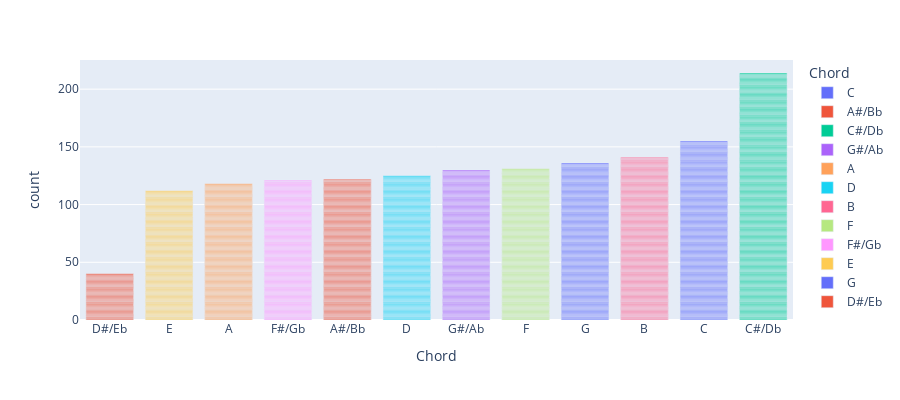

Notebook code cell kept with this figure:
### Code cell
chord = px.bar(spotify_cleaned, x='Chord', color = "Chord", height=400)
chord.update_layout(xaxis={'categoryorder':'total ascending'})
chord.show()

### Figure 1 — Plotly figure (JSON) as saved in the notebook; plotly's stock layout.template omitted (floating-point values rounded to 4 significant figures; data arrays with more than 128 entries replaced by an {"elided": "..."} marker saying what was removed)
{"data": [{"alignmentgroup": "True", "hovertemplate": "Chord=%{x}<br>count=%{y}<extra></extra>", "legendgroup": "C", "marker": {"color": "#636efa", "pattern": {"shape": ""}}, "name": "C", "offsetgroup": "C", "orientation": "v", "showlegend": true, "textposition": "auto", "type": "bar", "x": {"elided": "155 str values"}, "xaxis": "x", "y": {"elided": "155 int values"}, "yaxis": "y"}, {"alignmentgroup": "True", "hovertemplate": "Chord=%{x}<br>count=%{y}<extra></extra>", "legendgroup": "A#/Bb", "marker": {"color": "#EF553B", "pattern": {"shape": ""}}, "name": "A#/Bb", "offsetgroup": "A#/Bb", "orientation": "v", "showlegend": true, "textposition": "auto", "type": "bar", "x": ["A#/Bb", "A#/Bb", "A#/Bb", "A#/Bb", "A#/Bb", "A#/Bb", "A#/Bb", "A#/Bb", "A#/Bb", "A#/Bb", "A#/Bb", "A#/Bb", "A#/Bb", "A#/Bb", "A#/Bb", "A#/Bb", "A#/Bb", "A#/Bb", "A#/Bb", "A#/Bb", "A#/Bb", "A#/Bb", "A#/Bb", "A#/Bb", "A#/Bb", "A#/Bb", "A#/Bb", "A#/Bb", "A#/Bb", "A#/Bb", "A#/Bb", "A#/Bb", "A#/Bb", "A#/Bb", "A#/Bb", "A#/Bb", "A#/Bb", "A#/Bb", "A#/Bb", "A#/Bb", "A#/Bb", "A#/Bb", "A#/Bb", "A#/Bb", "A#/Bb", "A#/Bb", "A#/Bb", "A#/Bb", "A#/Bb", "A#/Bb", "A#/Bb", "A#/Bb", "A#/Bb", "A#/Bb", "A#/Bb", "A#/Bb", "A#/Bb", "A#/Bb", "A#/Bb", "A#/Bb", "A#/Bb", "A#/Bb", "A#/Bb", "A#/Bb", "A#/Bb", "A#/Bb", "A#/Bb", "A#/Bb", "A#/Bb", "A#/Bb", "A#/Bb", "A#/Bb", "A#/Bb", "A#/Bb", "A#/Bb", "A#/Bb", "A#/Bb", "A#/Bb", "A#/Bb", "A#/Bb", "A#/Bb", "A#/Bb", "A#/Bb", "A#/Bb", "A#/Bb", "A#/Bb", "A#/Bb", "A#/Bb", "A#/Bb", "A#/Bb", "A#/Bb", "A#/Bb", "A#/Bb", "A#/Bb", "A#/Bb", "A#/Bb", "A#/Bb", "A#/Bb", "A#/Bb", "A#/Bb", "A#/Bb", "A#/Bb", "A#/Bb", "A#/Bb", "A#/Bb", "A#/Bb", "A#/Bb", "A#/Bb", "A#/Bb", "A#/Bb", "A#/Bb", "A#/Bb", "A#/Bb", "A#/Bb", "A#/Bb", "A#/Bb", "A#/Bb", "A#/Bb", "A#/Bb", "A#/Bb", "A#/Bb", "A#/Bb"], "xaxis": "x", "y": [1, 1, 1, 1, 1, 1, 1, 1, 1, 1, 1, 1, 1, 1, 1, 1, 1, 1, 1, 1, 1, 1, 1, 1, 1, 1, 1, 1, 1, 1, 1, 1, 1, 1, 1, 1, 1, 1, 1, 1, 1, 1, 1, 1, 1, 1, 1, 1, 1, 1, 1, 1, 1, 1, 1, 1, 1, 1, 1, 1, 1, 1, 1, 1, 1, 1, 1, 1, 1, 1, 1, 1, 1, 1, 1, 1, 1, 1, 1, 1, 1, 1, 1, 1, 1, 1, 1, 1, 1, 1, 1, 1, 1, 1, 1, 1, 1, 1, 1, 1, 1, 1, 1, 1, 1, 1, 1, 1, 1, 1, 1, 1, 1, 1, 1, 1, 1, 1, 1, 1, 1, 1], "yaxis": "y"}, {"alignmentgroup": "True", "hovertemplate": "Chord=%{x}<br>count=%{y}<extra></extra>", "legendgroup": "C#/Db", "marker": {"color": "#00cc96", "pattern": {"shape": ""}}, "name": "C#/Db", "offsetgroup": "C#/Db", "orientation": "v", "showlegend": true, "textposition": "auto", "type": "bar", "x": {"elided": "214 str values"}, "xaxis": "x", "y": {"elided": "214 int values"}, "yaxis": "y"}, {"alignmentgroup": "True", "hovertemplate": "Chord=%{x}<br>count=%{y}<extra></extra>", "legendgroup": "G#/Ab", "marker": {"color": "#ab63fa", "pattern": {"shape": ""}}, "name": "G#/Ab", "offsetgroup": "G#/Ab", "orientation": "v", "showlegend": true, "textposition": "auto", "type": "bar", "x": {"elided": "130 str values"}, "xaxis": "x", "y": {"elided": "130 int values"}, "yaxis": "y"}, {"alignmentgroup": "True", "hovertemplate": "Chord=%{x}<br>count=%{y}<extra></extra>", "legendgroup": "A", "marker": {"color": "#FFA15A", "pattern": {"shape": ""}}, "name": "A", "offsetgroup": "A", "orientation": "v", "showlegend": true, "textposition": "auto", "type": "bar", "x": ["A", "A", "A", "A", "A", "A", "A", "A", "A", "A", "A", "A", "A", "A", "A", "A", "A", "A", "A", "A", "A", "A", "A", "A", "A", "A", "A", "A", "A", "A", "A", "A", "A", "A", "A", "A", "A", "A", "A", "A", "A", "A", "A", "A", "A", "A", "A", "A", "A", "A", "A", "A", "A", "A", "A", "A", "A", "A", "A", "A", "A", "A", "A", "A", "A", "A", "A", "A", "A", "A", "A", "A", "A", "A", "A", "A", "A", "A", "A", "A", "A", "A", "A", "A", "A", "A", "A", "A", "A", "A", "A", "A", "A", "A", "A", "A", "A", "A", "A", "A", "A", "A", "A", "A", "A", "A", "A", "A", "A", "A", "A", "A", "A", "A", "A", "A", "A", "A"], "xaxis": "x", "y": [1, 1, 1, 1, 1, 1, 1, 1, 1, 1, 1, 1, 1, 1, 1, 1, 1, 1, 1, 1, 1, 1, 1, 1, 1, 1, 1, 1, 1, 1, 1, 1, 1, 1, 1, 1, 1, 1, 1, 1, 1, 1, 1, 1, 1, 1, 1, 1, 1, 1, 1, 1, 1, 1, 1, 1, 1, 1, 1, 1, 1, 1, 1, 1, 1, 1, 1, 1, 1, 1, 1, 1, 1, 1, 1, 1, 1, 1, 1, 1, 1, 1, 1, 1, 1, 1, 1, 1, 1, 1, 1, 1, 1, 1, 1, 1, 1, 1, 1, 1, 1, 1, 1, 1, 1, 1, 1, 1, 1, 1, 1, 1, 1, 1, 1, 1, 1, 1], "yaxis": "y"}, {"alignmentgroup": "True", "hovertemplate": "Chord=%{x}<br>count=%{y}<extra></extra>", "legendgroup": "D", "marker": {"color": "#19d3f3", "pattern": {"shape": ""}}, "name": "D", "offsetgroup": "D", "orientation": "v", "showlegend": true, "textposition": "auto", "type": "bar", "x": ["D", "D", "D", "D", "D", "D", "D", "D", "D", "D", "D", "D", "D", "D", "D", "D", "D", "D", "D", "D", "D", "D", "D", "D", "D", "D", "D", "D", "D", "D", "D", "D", "D", "D", "D", "D", "D", "D", "D", "D", "D", "D", "D", "D", "D", "D", "D", "D", "D", "D", "D", "D", "D", "D", "D", "D", "D", "D", "D", "D", "D", "D", "D", "D", "D", "D", "D", "D", "D", "D", "D", "D", "D", "D", "D", "D", "D", "D", "D", "D", "D", "D", "D", "D", "D", "D", "D", "D", "D", "D", "D", "D", "D", "D", "D", "D", "D", "D", "D", "D", "D", "D", "D", "D", "D", "D", "D", "D", "D", "D", "D", "D", "D", "D", "D", "D", "D", "D", "D", "D", "D", "D", "D", "D", "D"], "xaxis": "x", "y": [1, 1, 1, 1, 1, 1, 1, 1, 1, 1, 1, 1, 1, 1, 1, 1, 1, 1, 1, 1, 1, 1, 1, 1, 1, 1, 1, 1, 1, 1, 1, 1, 1, 1, 1, 1, 1, 1, 1, 1, 1, 1, 1, 1, 1, 1, 1, 1, 1, 1, 1, 1, 1, 1, 1, 1, 1, 1, 1, 1, 1, 1, 1, 1, 1, 1, 1, 1, 1, 1, 1, 1, 1, 1, 1, 1, 1, 1, 1, 1, 1, 1, 1, 1, 1, 1, 1, 1, 1, 1, 1, 1, 1, 1, 1, 1, 1, 1, 1, 1, 1, 1, 1, 1, 1, 1, 1, 1, 1, 1, 1, 1, 1, 1, 1, 1, 1, 1, 1, 1, 1, 1, 1, 1, 1], "yaxis": "y"}, {"alignmentgroup": "True", "hovertemplate": "Chord=%{x}<br>count=%{y}<extra></extra>", "legendgroup": "B", "marker": {"color": "#FF6692", "pattern": {"shape": ""}}, "name": "B", "offsetgroup": "B", "orientation": "v", "showlegend": true, "textposition": "auto", "type": "bar", "x": {"elided": "141 str values"}, "xaxis": "x", "y": {"elided": "141 int values"}, "yaxis": "y"}, {"alignmentgroup": "True", "hovertemplate": "Chord=%{x}<br>count=%{y}<extra></extra>", "legendgroup": "F", "marker": {"color": "#B6E880", "pattern": {"shape": ""}}, "name": "F", "offsetgroup": "F", "orientation": "v", "showlegend": true, "textposition": "auto", "type": "bar", "x": {"elided": "131 str values"}, "xaxis": "x", "y": {"elided": "131 int values"}, "yaxis": "y"}, {"alignmentgroup": "True", "hovertemplate": "Chord=%{x}<br>count=%{y}<extra></extra>", "legendgroup": "F#/Gb", "marker": {"color": "#FF97FF", "pattern": {"shape": ""}}, "name": "F#/Gb", "offsetgroup": "F#/Gb", "orientation": "v", "showlegend": true, "textposition": "auto", "type": "bar", "x": ["F#/Gb", "F#/Gb", "F#/Gb", "F#/Gb", "F#/Gb", "F#/Gb", "F#/Gb", "F#/Gb", "F#/Gb", "F#/Gb", "F#/Gb", "F#/Gb", "F#/Gb", "F#/Gb", "F#/Gb", "F#/Gb", "F#/Gb", "F#/Gb", "F#/Gb", "F#/Gb", "F#/Gb", "F#/Gb", "F#/Gb", "F#/Gb", "F#/Gb", "F#/Gb", "F#/Gb", "F#/Gb", "F#/Gb", "F#/Gb", "F#/Gb", "F#/Gb", "F#/Gb", "F#/Gb", "F#/Gb", "F#/Gb", "F#/Gb", "F#/Gb", "F#/Gb", "F#/Gb", "F#/Gb", "F#/Gb", "F#/Gb", "F#/Gb", "F#/Gb", "F#/Gb", "F#/Gb", "F#/Gb", "F#/Gb", "F#/Gb", "F#/Gb", "F#/Gb", "F#/Gb", "F#/Gb", "F#/Gb", "F#/Gb", "F#/Gb", "F#/Gb", "F#/Gb", "F#/Gb", "F#/Gb", "F#/Gb", "F#/Gb", "F#/Gb", "F#/Gb", "F#/Gb", "F#/Gb", "F#/Gb", "F#/Gb", "F#/Gb", "F#/Gb", "F#/Gb", "F#/Gb", "F#/Gb", "F#/Gb", "F#/Gb", "F#/Gb", "F#/Gb", "F#/Gb", "F#/Gb", "F#/Gb", "F#/Gb", "F#/Gb", "F#/Gb", "F#/Gb", "F#/Gb", "F#/Gb", "F#/Gb", "F#/Gb", "F#/Gb", "F#/Gb", "F#/Gb", "F#/Gb", "F#/Gb", "F#/Gb", "F#/Gb", "F#/Gb", "F#/Gb", "F#/Gb", "F#/Gb", "F#/Gb", "F#/Gb", "F#/Gb", "F#/Gb", "F#/Gb", "F#/Gb", "F#/Gb", "F#/Gb", "F#/Gb", "F#/Gb", "F#/Gb", "F#/Gb", "F#/Gb", "F#/Gb", "F#/Gb", "F#/Gb", "F#/Gb", "F#/Gb", "F#/Gb", "F#/Gb", "F#/Gb"], "xaxis": "x", "y": [1, 1, 1, 1, 1, 1, 1, 1, 1, 1, 1, 1, 1, 1, 1, 1, 1, 1, 1, 1, 1, 1, 1, 1, 1, 1, 1, 1, 1, 1, 1, 1, 1, 1, 1, 1, 1, 1, 1, 1, 1, 1, 1, 1, 1, 1, 1, 1, 1, 1, 1, 1, 1, 1, 1, 1, 1, 1, 1, 1, 1, 1, 1, 1, 1, 1, 1, 1, 1, 1, 1, 1, 1, 1, 1, 1, 1, 1, 1, 1, 1, 1, 1, 1, 1, 1, 1, 1, 1, 1, 1, 1, 1, 1, 1, 1, 1, 1, 1, 1, 1, 1, 1, 1, 1, 1, 1, 1, 1, 1, 1, 1, 1, 1, 1, 1, 1, 1, 1, 1, 1], "yaxis": "y"}, {"alignmentgroup": "True", "hovertemplate": "Chord=%{x}<br>count=%{y}<extra></extra>", "legendgroup": "E", "marker": {"color": "#FECB52", "pattern": {"shape": ""}}, "name": "E", "offsetgroup": "E", "orientation": "v", "showlegend": true, "textposition": "auto", "type": "bar", "x": ["E", "E", "E", "E", "E", "E", "E", "E", "E", "E", "E", "E", "E", "E", "E", "E", "E", "E", "E", "E", "E", "E", "E", "E", "E", "E", "E", "E", "E", "E", "E", "E", "E", "E", "E", "E", "E", "E", "E", "E", "E", "E", "E", "E", "E", "E", "E", "E", "E", "E", "E", "E", "E", "E", "E", "E", "E", "E", "E", "E", "E", "E", "E", "E", "E", "E", "E", "E", "E", "E", "E", "E", "E", "E", "E", "E", "E", "E", "E", "E", "E", "E", "E", "E", "E", "E", "E", "E", "E", "E", "E", "E", "E", "E", "E", "E", "E", "E", "E", "E", "E", "E", "E", "E", "E", "E", "E", "E", "E", "E", "E", "E"], "xaxis": "x", "y": [1, 1, 1, 1, 1, 1, 1, 1, 1, 1, 1, 1, 1, 1, 1, 1, 1, 1, 1, 1, 1, 1, 1, 1, 1, 1, 1, 1, 1, 1, 1, 1, 1, 1, 1, 1, 1, 1, 1, 1, 1, 1, 1, 1, 1, 1, 1, 1, 1, 1, 1, 1, 1, 1, 1, 1, 1, 1, 1, 1, 1, 1, 1, 1, 1, 1, 1, 1, 1, 1, 1, 1, 1, 1, 1, 1, 1, 1, 1, 1, 1, 1, 1, 1, 1, 1, 1, 1, 1, 1, 1, 1, 1, 1, 1, 1, 1, 1, 1, 1, 1, 1, 1, 1, 1, 1, 1, 1, 1, 1, 1, 1], "yaxis": "y"}, {"alignmentgroup": "True", "hovertemplate": "Chord=%{x}<br>count=%{y}<extra></extra>", "legendgroup": "G", "marker": {"color": "#636efa", "pattern": {"shape": ""}}, "name": "G", "offsetgroup": "G", "orientation": "v", "showlegend": true, "textposition": "auto", "type": "bar", "x": {"elided": "136 str values"}, "xaxis": "x", "y": {"elided": "136 int values"}, "yaxis": "y"}, {"alignmentgroup": "True", "hovertemplate": "Chord=%{x}<br>count=%{y}<extra></extra>", "legendgroup": "D#/Eb", "marker": {"color": "#EF553B", "pattern": {"shape": ""}}, "name": "D#/Eb", "offsetgroup": "D#/Eb", "orientation": "v", "showlegend": true, "textposition": "auto", "type": "bar", "x": ["D#/Eb", "D#/Eb", "D#/Eb", "D#/Eb", "D#/Eb", "D#/Eb", "D#/Eb", "D#/Eb", "D#/Eb", "D#/Eb", "D#/Eb", "D#/Eb", "D#/Eb", "D#/Eb", "D#/Eb", "D#/Eb", "D#/Eb", "D#/Eb", "D#/Eb", "D#/Eb", "D#/Eb", "D#/Eb", "D#/Eb", "D#/Eb", "D#/Eb", "D#/Eb", "D#/Eb", "D#/Eb", "D#/Eb", "D#/Eb", "D#/Eb", "D#/Eb", "D#/Eb", "D#/Eb", "D#/Eb", "D#/Eb", "D#/Eb", "D#/Eb", "D#/Eb", "D#/Eb"], "xaxis": "x", "y": [1, 1, 1, 1, 1, 1, 1, 1, 1, 1, 1, 1, 1, 1, 1, 1, 1, 1, 1, 1, 1, 1, 1, 1, 1, 1, 1, 1, 1, 1, 1, 1, 1, 1, 1, 1, 1, 1, 1, 1], "yaxis": "y"}], "layout": {"barmode": "relative", "height": 400, "legend": {"title": {"text": "Chord"}, "tracegroupgap": 0}, "margin": {"t": 60}, "xaxis": {"anchor": "y", "categoryarray": ["C", "A#/Bb", "C#/Db", "G#/Ab", "A", "D", "B", "F", "F#/Gb", "E", "G", "D#/Eb"], "categoryorder": "total ascending", "domain": [0, 1], "title": {"text": "Chord"}}, "yaxis": {"anchor": "x", "domain": [0, 1], "title": {"text": "count"}}}}
